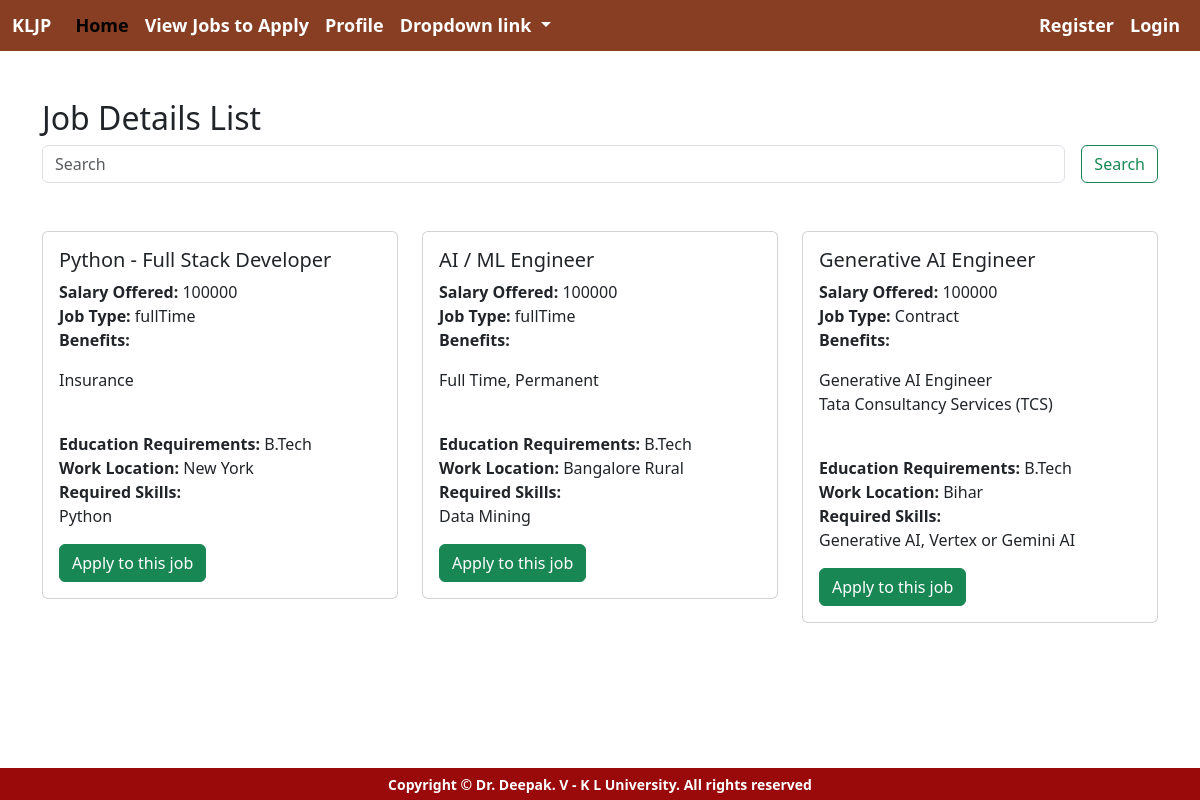
The page /jobseekerapp/job_details_list on the database its author committed.
### employerapp/models.py (models this page shows, shortened)
class JobDetails(models.Model):
    work_title = models.CharField(max_length=255)
    salary_offered = models.CharField(max_length=255)
    JOB_TYPES = [
        ('fulltime','Full-time'),
        ('parttime','Part-time'),
        ('contract','Contract'),
    ]
    job_type = models.CharField(max_length=20, choices=JOB_TYPES)
    benefits = models.TextField()
    education = models.CharField(max_length=255)
    work_location = models.CharField(max_length=255)
    required_skills = models.TextField()

### jobseekerapp/views.py (the view)
# urls.py: path('job_details_list', views.job_details_list, name='job_details_list'),
def job_details_list(request):
    job_details_list = JobDetails.objects.all()
    return render(request, 'jobseekerapp/viewjobs.html', {'job_details_list': job_details_list})

### templates/jobseekerapp/viewjobs.html (shortened to what this page needs)
{% extends 'navbar/jobseekerNavbar.html' %}
{% load static %}
{% block body %}
<div class="container mt-5">
    <h2>Job Details List</h2>
<form class="d-flex" method="GET" action="{% url 'job_search' %}">
        <input class="form-control me-3" type="search" placeholder="Search" name = "q" aria-label="Search">
        <button class="btn btn-outline-success" type="submit">Search</button>
      </form>
    <br><br>
    <div class="row">
        {% for job_details in job_details_list %}
            <div class="col-md-4 mb-4">
                <div class="card">
                    <div class="card-body">
                        <h5 class="card-title">{{ job_details.work_title }}</h5>
                        <p class="card-text">
                            <strong>Salary Offered:</strong> {{ job_details.salary_offered }}<br>
                            <strong>Job Type:</strong> {{ job_details.get_job_type_display }}<br>
                            <strong>Benefits:</strong> {{ job_details.benefits|linebreaks }}<br>
                            <strong>Education Requirements:</strong> {{ job_details.education }}<br>
                            <strong>Work Location:</strong> {{ job_details.work_location }}<br>
                            <strong>Required Skills:</strong> {{ job_details.required_skills|linebreaks }}
                        </p>
                         <a href="{% url 'apply_to_job' job_details.id %}" class="btn btn-success">Apply to this job</a>
                     </div>
                </div>
            </div>
        {% endfor %}
    </div>
</div>
{% endblock %}

### templates/Navbar/Jobseekernavbar.html (shortened to what this page needs)
<!DOCTYPE html>
<html lang="en">
<head>
    <link href="https://cdn.jsdelivr.net/npm/bootstrap@5.3.3/dist/css/bootstrap.min.css" rel="stylesheet">
</head>
<body>
<nav class="navbar navbar-expand-lg flex-shrink-0 py-sm-1" style="background-color:#873e23">
  <div class="container-fluid">
    <a class="navbar-brand" href="#">KLJP</a>
    <div class="collapse navbar-collapse" id="navbarNavDropdown">
      <ul class="navbar-nav">
        <li class="nav-item">
          <a class="nav-link active" aria-current="page" href="#">Home</a>
        </li>
        <li class="nav-item">
          <a class="nav-link" href="{% url 'job_details_list' %}">View Jobs to Apply</a>
        </li>
          <li class="nav-item">
          <a class="nav-link" href="{% url 'addjobseekerprofile' %}">Profile</a>
        </li>
        <li class="nav-item dropdown">
          <a class="nav-link dropdown-toggle" href="#" role="button" data-bs-toggle="dropdown" aria-expanded="false">
            Dropdown link
          </a>
        </li>
      </ul>
    </div>
    <ul  class="navbar-nav ms-auto">
<li>
        {% if user.is_authenticated %}
        <li class="nav-item">
        <span class="nav-link">Welcome, {{ user.username }}</span>
    </li>
          <li class="nav-item">
          <a class="nav-link" href="{% url 'logout' %}">Logout</a>
          </li>
        {% else %}
                <li class="nav-item">
          <a class="nav-link" href="{% url 'signup' %}">Register</a>
        </li>
          <li class="nav-item">
          <a class="nav-link" href="{% url 'loginpagecall' %}">Login</a>
        </li>
        {% endif %}
 </li>
      </ul>
  </div>
</nav>
{% block body %}
{% endblock %}
<footer id="sticky-footer" class="flex-shrink-0 py-sm-1">
    <div class="container text-center">
      <small>Copyright &copy; Dr. Deepak. V - K L University. All rights reserved</small>
    </div>
  </footer>
</body>
</html>

### templates/Navbar/Jobseekernavbar.html (style rules this page uses)
.navbar { font-size: 18px; color: white; }
.navbar-brand, .navbar-nav .nav-link { font-size: 18px; font-weight: bold; color: white; }
#sticky-footer { position: fixed; bottom: 0; left: 0; right: 0; background-color: #9a0a0a; color: white; padding: 10px; font-weight: bold; }

### rows shown on the page
JobDetails: work_title "Python - Full Stack Developer", salary_offered "100000", job_type "fullTime", benefits "Insurance", education "B.Tech", work_location "New York", required_skills "Python"
JobDetails: work_title "AI / ML Engineer", salary_offered "100000", job_type "fullTime", benefits "Full Time, Permanent", education "B.Tech", work_location "Bangalore Rural", required_skills "Data Mining"
JobDetails: work_title "Generative AI Engineer", salary_offered "100000", job_type "Contract", benefits "Generative AI Engineer Tata Consultancy Services (TCS)", education "B.Tech", work_location "Bihar", required_skills "Generative AI, Vertex or Gemini AI"
